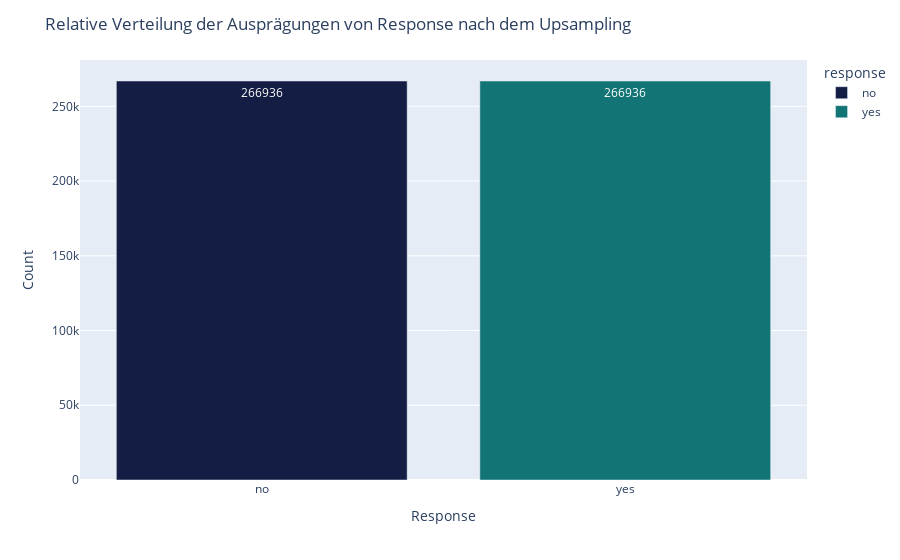

Notebook cell for this chart:
### Code cell
df_upsampled_response = upsampled.groupby(['response']).size().reset_index()
fig = px.bar(df_upsampled_response, x='response', y=upsampled['response'].value_counts(normalize=False), color='response',
                                    text=upsampled['response'].value_counts(normalize=False),
                                    color_discrete_map={
                                        'yes': 'rgb(18,116,117)',
                                        'no': 'rgb(20,29,67)'
                                    })

fig.update_layout(title='Relative Verteilung der Ausprägungen von Response nach dem Upsampling',
                 xaxis_title='Response',
                 yaxis_title='Count')
fig.show()

### Figure 1 — Plotly figure (JSON) as saved in the notebook; plotly's stock layout.template omitted (floating-point values rounded to 4 significant figures)
{"data": [{"alignmentgroup": "True", "hovertemplate": "response=%{x}<br>y=%{y}<br>text=%{text}<extra></extra>", "legendgroup": "no", "marker": {"color": "rgb(20,29,67)", "pattern": {"shape": ""}}, "name": "no", "offsetgroup": "no", "orientation": "v", "showlegend": true, "text": [266936], "textposition": "auto", "type": "bar", "x": ["no"], "xaxis": "x", "y": [266936], "yaxis": "y"}, {"alignmentgroup": "True", "hovertemplate": "response=%{x}<br>y=%{y}<br>text=%{text}<extra></extra>", "legendgroup": "yes", "marker": {"color": "rgb(18,116,117)", "pattern": {"shape": ""}}, "name": "yes", "offsetgroup": "yes", "orientation": "v", "showlegend": true, "text": [266936], "textposition": "auto", "type": "bar", "x": ["yes"], "xaxis": "x", "y": [266936], "yaxis": "y"}], "layout": {"barmode": "relative", "legend": {"title": {"text": "response"}, "tracegroupgap": 0}, "margin": {"t": 60}, "title": {"text": "Relative Verteilung der Ausprägungen von Response nach dem Upsampling"}, "xaxis": {"anchor": "y", "categoryarray": ["no", "yes"], "categoryorder": "array", "domain": [0, 1], "title": {"text": "Response"}}, "yaxis": {"anchor": "x", "domain": [0, 1], "title": {"text": "Count"}}}}
